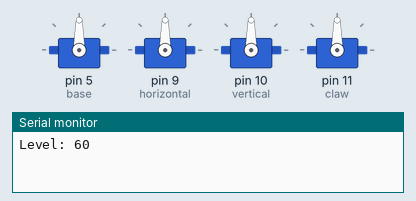
The sketch below on a simulated Arduino Uno, built with avr-gcc and run on an emulated ATmega328P. On the bench: 4 × servo, the last lines printed to the serial monitor.

Above: at 0.1 s.
At 18.1 s:
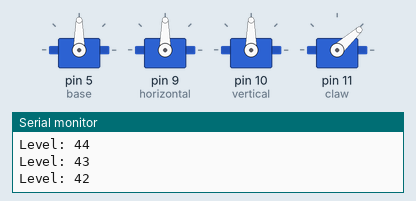
At 37.1 s:
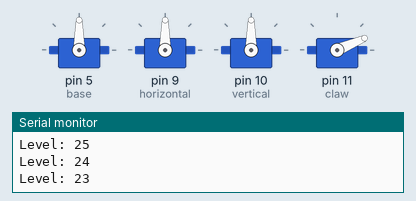
Timing chart, 0 to 38.6 s (numbered marks = the images above):
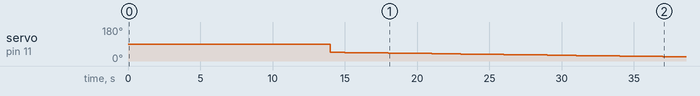

Measured:
- by itself, servo on pin 11 (claw): moves from 90° to 23° over 23.0 s

The sketch:

Sweep.ino
```cpp
#include <Servo.h>

Servo base;
Servo horizontal;
Servo vertical;
Servo claw;

void setup() {
  Serial.begin(9600);

  base.attach(5);
  // base.write(90);
  horizontal.attach(9);
  // horizontal.write(120);
  vertical.attach(10);
  // vertical.write(120);
  claw.attach(11);
  // claw.write(0);
}

void loop() {
  int i;

  for (i = 60; i > 0; i--) {
    // base.write(i);
    //horizontal.write(i);
     //vertical.write(i);
    if (i > 22 && i < 47) {
      claw.write(i);
    }
    Serial.print("Level: ");
    Serial.println(i);
    delay(1000);
  }

  // for (i = 180; i > 0; i--) {
  // //   base.write(i);
  // //  horizontal.write(i);
  //    vertical.write(i);
  // //   if (i > 30 && i < 150) {
  // //     claw.write(i);
  // //   }
  //   Serial.print("Level: ");
  //   Serial.println(i);

  //   delay(1000);
  // }
}
```
